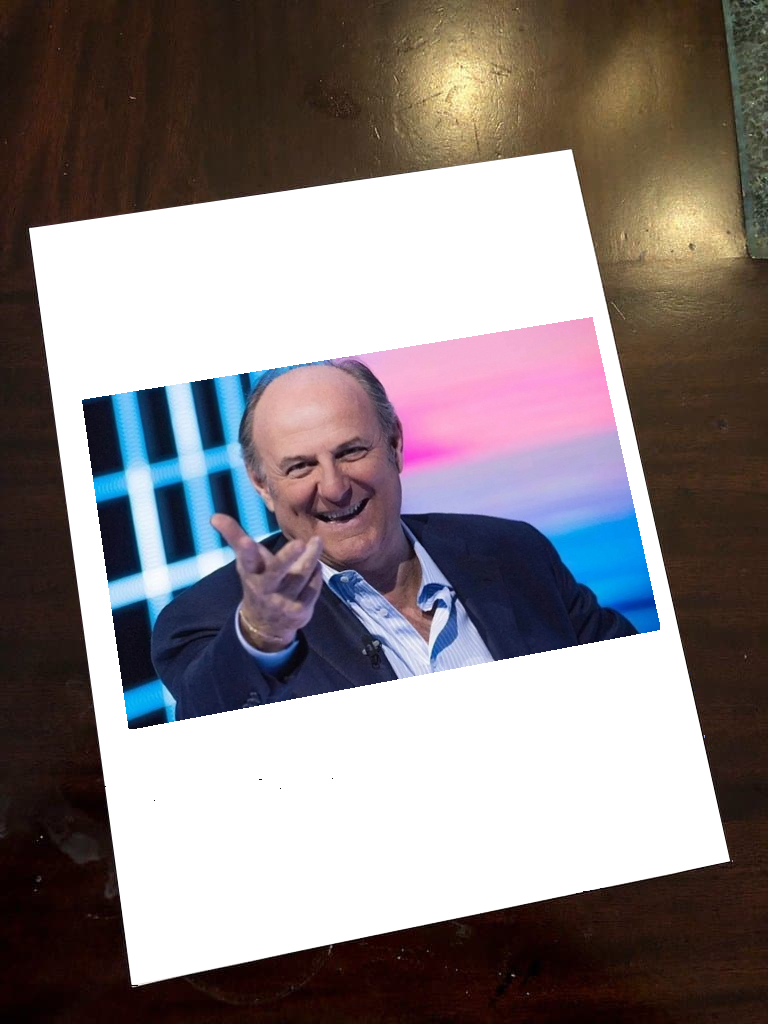
#> input picture opencv_exercises/data/gerry.png, 768 x 1024 px
$ jupyter execute document_scanner.ipynb
#> lines starting #> are read from the running program, lines starting #| are printed output that depends on the picture
[cell 1]
''' Program that acts like a document scanner. '''

[cell 2]
import cv2
import numpy as np

[cell 3]
img = cv2.imread('data/gerry.png')
#> img is the input picture: shape (1024, 768, 3); mean B, G, R 130.1, 128.7, 137.2
cv2.imshow('Original', img)
cv2.waitKey(0)
cv2.destroyAllWindows()

[cell 4]
#We know the coordinates of the gerry image inside image border
#define the starting points eg the corners of the original image
# tl 28,227
# bl 131,987
# br 730,860
# tr 572,149

[cell 5]
src_points = np.float32([
    [28,277],
    [131,987],
    [730,860],
    [572,149]
])

#define destination points - of the resolution of final image eg 800x600
dst_points = np.float32([
    [0,0],
    [0,800],
    [600,800],
    [600,0]
])


#get the transformation matrix with NOT AFFINE TRANSFORMATION (like square becomes square, but square is skewed etc becomign quadrangle) BUT  PERSPECTIVE
M = cv2.getPerspectiveTransform(src_points,dst_points)

#apply to image
new_img = cv2.warpPerspective(img,M,(600,800))
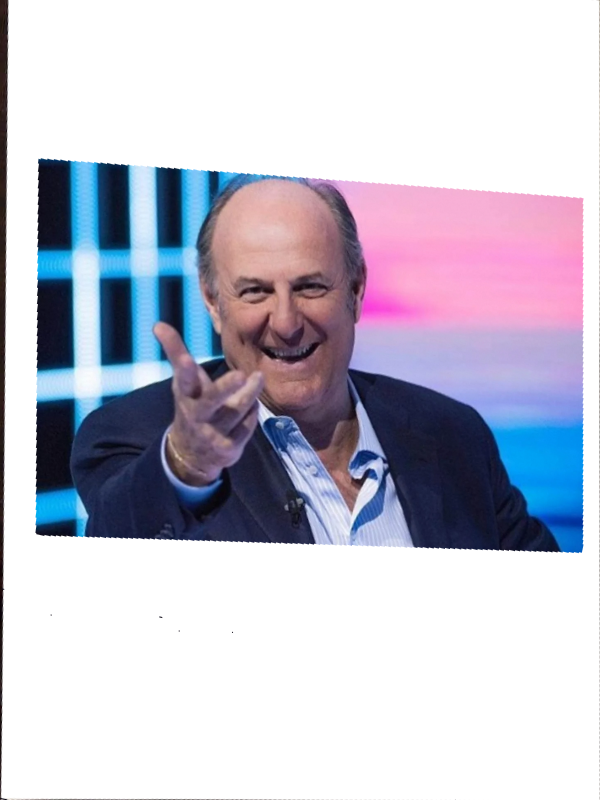
#> new_img: shape (800, 600, 3); mean B, G, R 208.1, 193.9, 195

cv2.namedWindow('Transformed',cv2.WINDOW_KEEPRATIO)
cv2.imshow('Transformed', new_img)
cv2.waitKey(0)
cv2.destroyAllWindows()


$ run again, with opencv_exercises/data/left.png copied over opencv_exercises/data/gerry.png
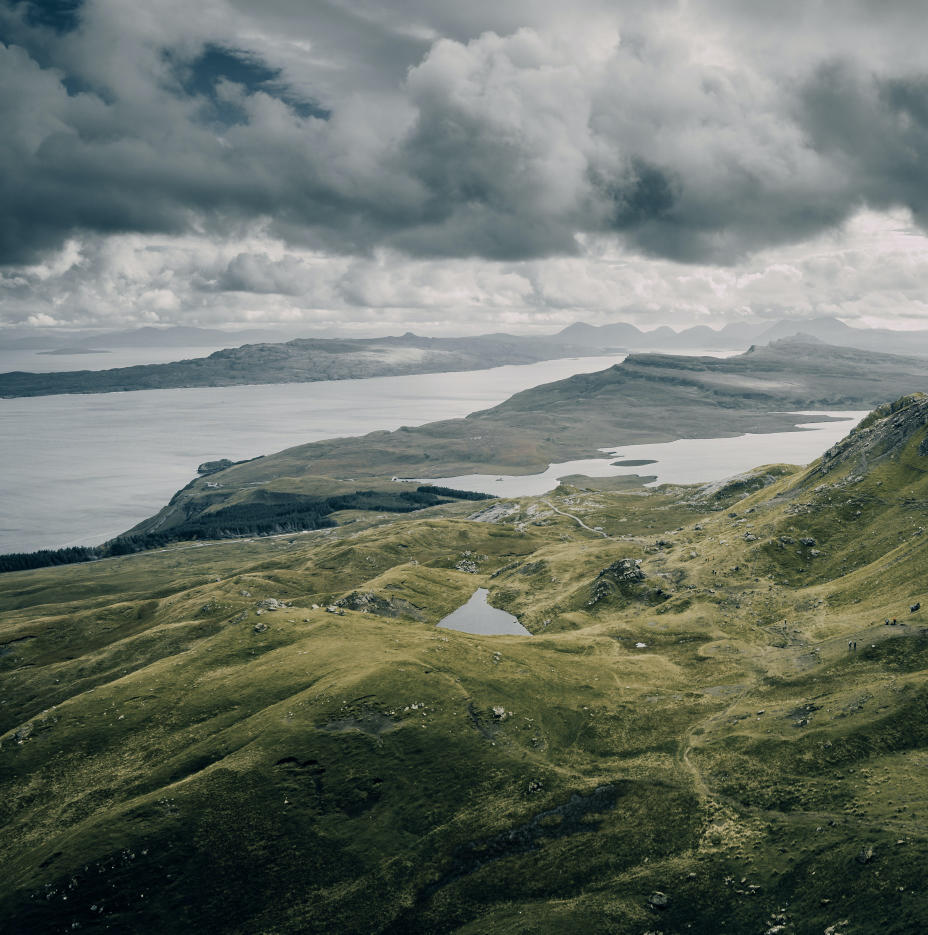
#> input picture opencv_exercises/data/left.png, 1856 x 1869 px (shown at 1/2 size)
#> img is the input picture: shape (1869, 1856, 3); mean B, G, R 105.7, 114.9, 107.6
#> `new_img = cv2.warpPerspective(img,M,(600,800))`:
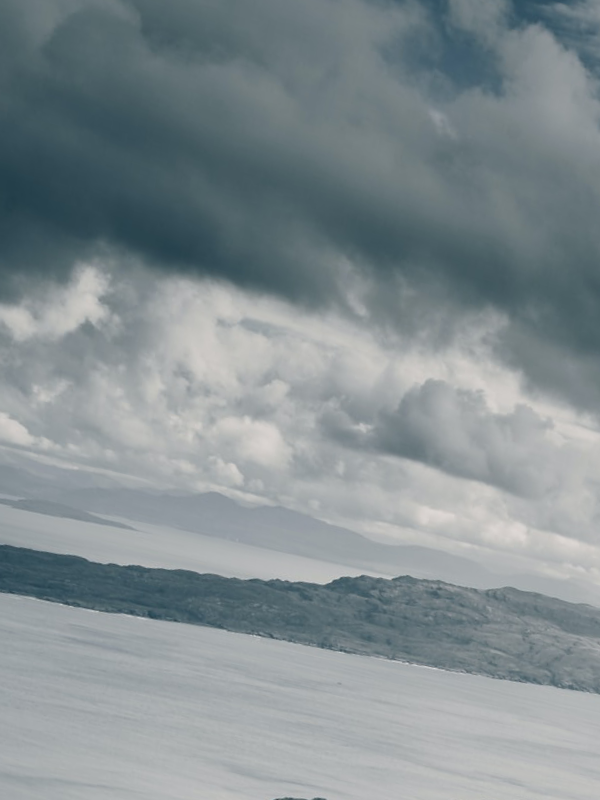
#> new_img: shape (800, 600, 3); mean B, G, R 145.6, 141.9, 131.4

$ run again, with opencv_exercises/data/salt_pepper.png copied over opencv_exercises/data/gerry.png
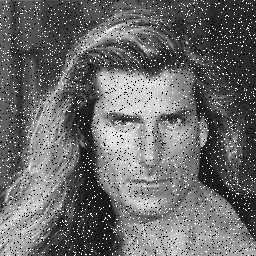
#> input picture opencv_exercises/data/salt_pepper.png, 256 x 256 px
#> img is the input picture: shape (256, 256, 3); min 0, max 255, mean 106.4
#> `new_img = cv2.warpPerspective(img,M,(600,800))`:
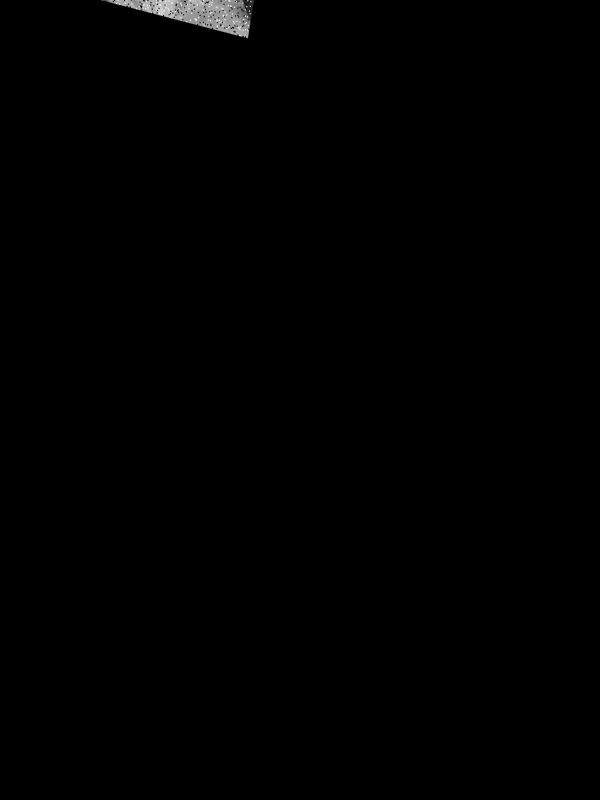
#> new_img: shape (800, 600, 3); min 0, max 245, mean 0.9
